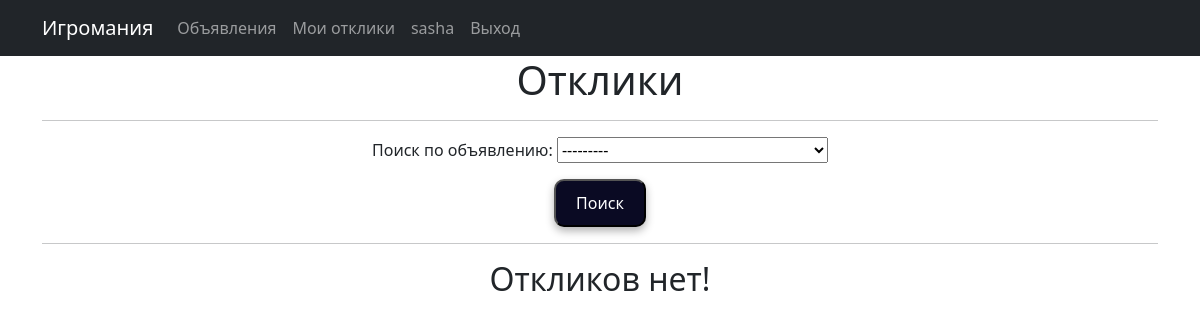
The app's page /posts/response/ (signed in), older data.
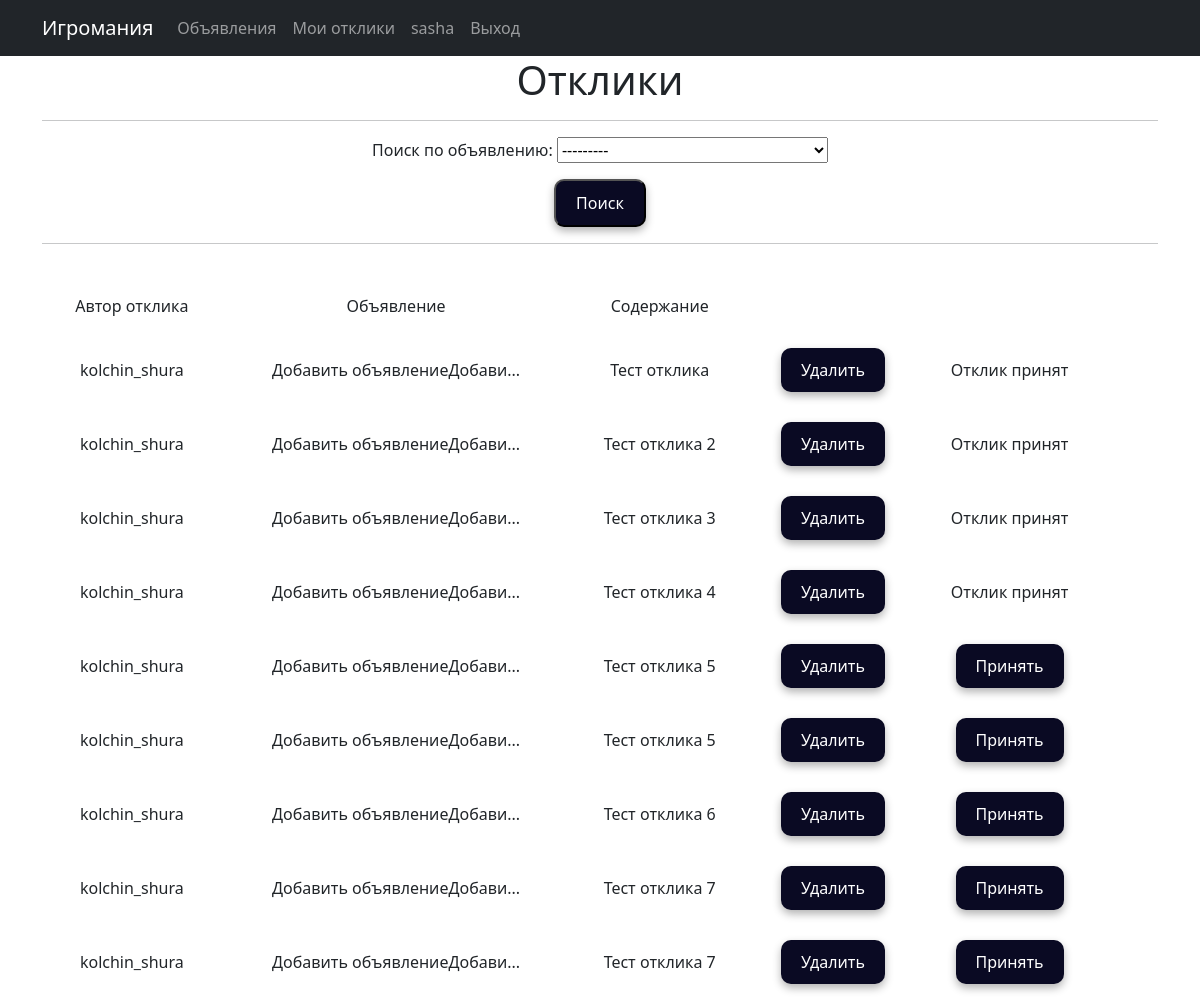
The same page, newer data.
### board/models.py (models this page shows, shortened)
class Responses(models.Model):
    author = models.ForeignKey(User, on_delete=models.CASCADE)
    text = models.TextField()
    post = models.ForeignKey(Post, on_delete=models.CASCADE)
    status = models.BooleanField(default=False)

class Post(models.Model):
    TYPE = (
        ('tank', 'Танки'),
        ('heal', 'Хилы'),
        ('dd', 'ДД'),
        ('buyers', 'Торговцы'),
        ('gildemaster', 'Гилдмастеры'),
        ('quest', 'Квестгиверы'),
        ('smith', 'Кузнецы'),
        ('tanner', 'Кожевники'),
        ('potion', 'Зельевары'),
        ('spellmaster', 'Мастер заклинаний'),
    )
    author = models.ForeignKey(User, on_delete=models.CASCADE)
    title = models.CharField(max_length=250)
    text = RichTextUploadingField()
    category = models.CharField(max_length=20, choices=TYPE, default='tank')
    def __str__(self):
        return f'{self.title[:25]}...'

### board/views.py (the view)
# urls.py: path('response/', ResponseList.as_view(), name='response_list'),
class ResponseList(LoginRequiredMixin, ListView):
    form_class = ResponsesForm
    model = Responses
    template_name = 'response_list.html'
    context_object_name = 'response_list'
    def get_context_data(self, **kwargs):
        context = super().get_context_data(**kwargs)
        context['filterset'] = self.filterset
        return context
    def get_queryset(self):
        queryset = super().get_queryset().filter(post__author=self.request.user)
        self.filterset = ResponseFilter(self.request.GET, queryset, request=self.request.user.id)
        return self.filterset.qs

### templates/response_list.html (shortened to what this page needs)
{% extends 'flatpages/default.html' %}
{% load custom_tags %}
{% block content %}
    <h1>Отклики</h1>
    <hr>
    <form action="" method="GET">
        {{ filterset.form.as_p }}
        <button type="submit" style="display: inline-block;
          padding: 10px 20px;
          background-color: #0a0a23;
          color: white;
          text-decoration: none;
          border-radius: 10px;
          box-shadow: 0 4px 8px rgba(0, 0, 0, 0.3);
          transition: box-shadow 0.3s ease;">Поиск</button>
    </form>
    <hr>
    {% if response_list %}
        <table cellpadding="15" width="95%" style="margin-top: 35px">
            <tr>
                <td>Автор отклика</td>
                <td>Объявление</td>
                <td>Содержание</td>
            </tr>
            {% for re in response_list %}
            <tr>
                <td>{{ re.author }}</td>
                <td>{{ re.post }}</td>
                <td>{{ re.text|truncatewords:20 }}</td>
                <td><a href="{% url 'response_delete' re.id %}" style="display: inline-block;
          padding: 10px 20px;
          background-color: #0a0a23;
          color: white;
          text-decoration: none;
          border-radius: 10px;
          box-shadow: 0 4px 8px rgba(0, 0, 0, 0.3);
          transition: box-shadow 0.3s ease;">Удалить</a></td>
                {% if re.status == False %}
                <td><a href="{% url 'response_status' re.id %}" style="display: inline-block;
          padding: 10px 20px;
          background-color: #0a0a23;
          color: white;
          text-decoration: none;
          border-radius: 10px;
          box-shadow: 0 4px 8px rgba(0, 0, 0, 0.3);
          transition: box-shadow 0.3s ease;">Принять</a></td>
                {% else %}
                <td>Отклик принят</td>
                {% endif %}
            </tr>
            {% endfor %}
        </table>
    {% else %}
        <h2>Откликов нет!</h2>
    {% endif %}
{% endblock content %}

### templates/flatpages/default.html (shortened to what this page needs)
<!DOCTYPE html>
<html lang="en">
    <head>
        {% load static %}
        <link href="{% static 'css/styles.css' %}" rel="stylesheet" />
        <link href="{% static 'css/das.css' %}" rel="stylesheet" />
    </head>
    <body>
        <nav class="navbar navbar-expand-lg navbar-dark bg-dark static-top">
            <div class="container">
                <a class="navbar-brand" href="#">Игромания</a>
                <div class="collapse navbar-collapse" id="navbarResponsive">
                    <ul class="navbar-nav ml-auto">
                        <li class="nav-item">
                            <a class="nav-link" href="/posts/">Объявления</a>
                        </li>
                        {% if user.is_authenticated %}
                        <li class="nav-item">
                            <a class="nav-link" href="{% url 'response_list' %}">Мои отклики</a>
                        </li>
                        <li class="nav-item">
                            <a class="nav-link" href="#">{{ user.username }}</a>
                        </li>
                        <li class="nav-item">
                            <a class="nav-link" href="{% url 'account_logout' %}">Выход</a>
                        </li>
                        {% else %}
                        <li class="nav-item">
                            <a class="nav-link" href="{% url 'account_login' %}">Вход</a>
                        </li>
                        {% endif %}
                    </ul>
                </div>
            </div>
        </nav>
        <div class="container">
            <div class="row">
                <div class="col-lg-12 text-center">
                    {% block content %}{% endblock content %}
                </div>
            </div>
        </div>
    </body>
</html>

Row changes from the older to the newer data that the page shows:
added Responses: author "kolchin_shura", post "Добавить объявлениеДобави...", text "Тест отклика", status "Отклик принят"
added Responses: author "kolchin_shura", post "Добавить объявлениеДобави...", text "Тест отклика 2", status "Отклик принят"
added Responses: author "kolchin_shura", post "Добавить объявлениеДобави...", text "Тест отклика 3", status "Отклик принят"
added Responses: author "kolchin_shura", post "Добавить объявлениеДобави...", text "Тест отклика 4", status "Отклик принят"
added Responses: author "kolchin_shura", post "Добавить объявлениеДобави...", text "Тест отклика 5", status "Принять"
added Responses: author "kolchin_shura", post "Добавить объявлениеДобави...", text "Тест отклика 5", status "Принять"
added Responses: author "kolchin_shura", post "Добавить объявлениеДобави...", text "Тест отклика 6", status "Принять"
added Responses: author "kolchin_shura", post "Добавить объявлениеДобави...", text "Тест отклика 7", status "Принять"
added Responses: author "kolchin_shura", post "Добавить объявлениеДобави...", text "Тест отклика 7", status "Принять"
Text that changed along with them:
text no longer shown: "Откликов нет!"
text now shown: "Автор отклика Объявление Содержание"
